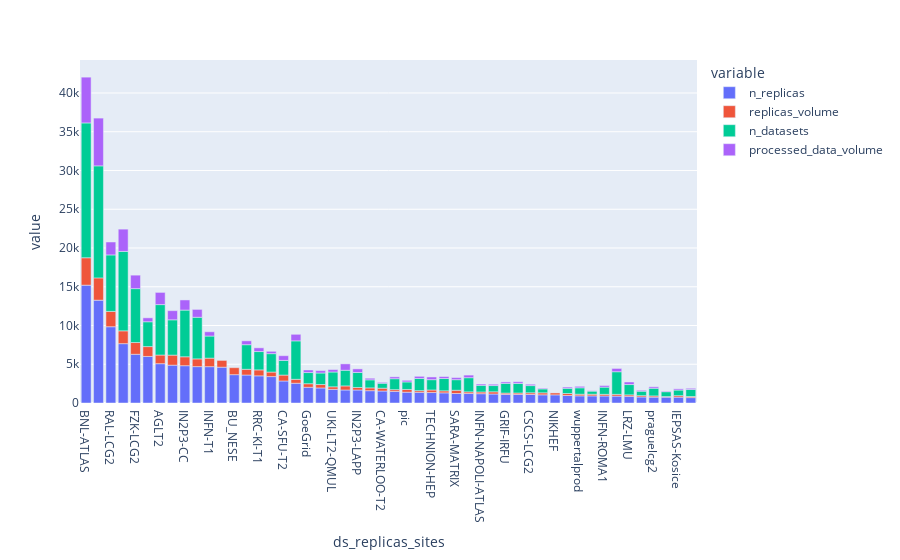

Source (notebook cell):
### Code cell
fig = px.bar(totals_all.head(50), orientation='v')
fig.show()

### Figure 1 — Plotly figure (JSON) as saved in the notebook; plotly's stock layout.template omitted (floating-point values rounded to 4 significant figures)
{"data": [{"alignmentgroup": "True", "hovertemplate": "variable=n_replicas<br>ds_replicas_sites=%{x}<br>value=%{y}<extra></extra>", "legendgroup": "n_replicas", "marker": {"color": "#636efa"}, "name": "n_replicas", "offsetgroup": "n_replicas", "orientation": "v", "showlegend": true, "textposition": "auto", "type": "bar", "x": ["BNL-ATLAS", "CERN-PROD", "RAL-LCG2", "MWT2", "FZK-LCG2", "NDGF-T1", "AGLT2", "TRIUMF-LCG2", "IN2P3-CC", "TOKYO-LCG2", "INFN-T1", "Taiwan-LCG2", "BU_NESE", "SWT2_CPB", "RRC-KI-T1", "DESY-HH", "CA-SFU-T2", "BU_ATLAS_Tier2", "GoeGrid", "RO-07-NIPNE", "UKI-LT2-QMUL", "UKI-NORTHGRID-MAN-HEP", "IN2P3-LAPP", "UKI-NORTHGRID-LANCS-HEP", "CA-WATERLOO-T2", "IFIC-LCG2", "pic", "IN2P3-LPC", "TECHNION-HEP", "IN2P3-CPPM", "SARA-MATRIX", "DESY-ZN", "INFN-NAPOLI-ATLAS", "INFN-FRASCATI", "GRIF-IRFU", "UNI-FREIBURG", "CSCS-LCG2", "Australia-ATLAS", "NIKHEF", "RU-Protvino-IHEP", "wuppertalprod", "CYFRONET-LCG2", "INFN-ROMA1", "UNIBE-LHEP", "LRZ-LMU", "IN2P3-LPSC", "praguelcg2", "MPPMU", "IEPSAS-Kosice", "GRIF-LAL"], "xaxis": "x", "y": [15205, 13267, 9842, 7658, 6286, 6006, 5073, 4883, 4814, 4694, 4687, 4622, 3655, 3610, 3505, 3408, 2841, 2550, 2028, 1941, 1761, 1680, 1679, 1589, 1548, 1495, 1395, 1378, 1351, 1309, 1226, 1223, 1201, 1161, 1110, 1109, 1102, 1056, 1049, 966, 925, 918, 908, 892, 863, 777, 757, 755, 754, 697], "yaxis": "y"}, {"alignmentgroup": "True", "hovertemplate": "variable=replicas_volume<br>ds_replicas_sites=%{x}<br>value=%{y}<extra></extra>", "legendgroup": "replicas_volume", "marker": {"color": "#EF553B"}, "name": "replicas_volume", "offsetgroup": "replicas_volume", "orientation": "v", "showlegend": true, "textposition": "auto", "type": "bar", "x": ["BNL-ATLAS", "CERN-PROD", "RAL-LCG2", "MWT2", "FZK-LCG2", "NDGF-T1", "AGLT2", "TRIUMF-LCG2", "IN2P3-CC", "TOKYO-LCG2", "INFN-T1", "Taiwan-LCG2", "BU_NESE", "SWT2_CPB", "RRC-KI-T1", "DESY-HH", "CA-SFU-T2", "BU_ATLAS_Tier2", "GoeGrid", "RO-07-NIPNE", "UKI-LT2-QMUL", "UKI-NORTHGRID-MAN-HEP", "IN2P3-LAPP", "UKI-NORTHGRID-LANCS-HEP", "CA-WATERLOO-T2", "IFIC-LCG2", "pic", "IN2P3-LPC", "TECHNION-HEP", "IN2P3-CPPM", "SARA-MATRIX", "DESY-ZN", "INFN-NAPOLI-ATLAS", "INFN-FRASCATI", "GRIF-IRFU", "UNI-FREIBURG", "CSCS-LCG2", "Australia-ATLAS", "NIKHEF", "RU-Protvino-IHEP", "wuppertalprod", "CYFRONET-LCG2", "INFN-ROMA1", "UNIBE-LHEP", "LRZ-LMU", "IN2P3-LPSC", "praguelcg2", "MPPMU", "IEPSAS-Kosice", "GRIF-LAL"], "xaxis": "x", "y": [3535.0, 2877.0, 1975.0, 1652.0, 1517.0, 1272.0, 1117.0, 1295.0, 1152.0, 997.6, 1102.0, 871.7, 902.7, 740.1, 769.0, 584.4, 762.7, 508.1, 460.4, 441.6, 328.4, 525.8, 323.4, 360.9, 361.9, 225.6, 354.8, 215.0, 329.7, 260.1, 418.4, 215.0, 222.5, 283.6, 169.7, 181.0, 214.9, 258.7, 247.3, 259.8, 206.8, 214.6, 210.3, 224.0, 188.5, 168.8, 158.4, 74.96, 193.0, 141.5], "yaxis": "y"}, {"alignmentgroup": "True", "hovertemplate": "variable=n_datasets<br>ds_replicas_sites=%{x}<br>value=%{y}<extra></extra>", "legendgroup": "n_datasets", "marker": {"color": "#00cc96"}, "name": "n_datasets", "offsetgroup": "n_datasets", "orientation": "v", "showlegend": true, "textposition": "auto", "type": "bar", "x": ["BNL-ATLAS", "CERN-PROD", "RAL-LCG2", "MWT2", "FZK-LCG2", "NDGF-T1", "AGLT2", "TRIUMF-LCG2", "IN2P3-CC", "TOKYO-LCG2", "INFN-T1", "Taiwan-LCG2", "BU_NESE", "SWT2_CPB", "RRC-KI-T1", "DESY-HH", "CA-SFU-T2", "BU_ATLAS_Tier2", "GoeGrid", "RO-07-NIPNE", "UKI-LT2-QMUL", "UKI-NORTHGRID-MAN-HEP", "IN2P3-LAPP", "UKI-NORTHGRID-LANCS-HEP", "CA-WATERLOO-T2", "IFIC-LCG2", "pic", "IN2P3-LPC", "TECHNION-HEP", "IN2P3-CPPM", "SARA-MATRIX", "DESY-ZN", "INFN-NAPOLI-ATLAS", "INFN-FRASCATI", "GRIF-IRFU", "UNI-FREIBURG", "CSCS-LCG2", "Australia-ATLAS", "NIKHEF", "RU-Protvino-IHEP", "wuppertalprod", "CYFRONET-LCG2", "INFN-ROMA1", "UNIBE-LHEP", "LRZ-LMU", "IN2P3-LPSC", "praguelcg2", "MPPMU", "IEPSAS-Kosice", "GRIF-LAL"], "xaxis": "x", "y": [17398, 14454, 7288, 10249, 6954, 3206, 6506, 4555, 6023, 5370, 2851, null, null, 3172, 2366, 2375, 1893, 4958, 1441, 1488, 1908, 2020, 1934, 1038, 638, 1414, 969, 1571, 1330, 1589, 1365, 1827, 859, 807, 1250, 1231, 930, 507, null, 673, 831, 404, 928, 2919, 1331, 576, 988, 629, 722, 909], "yaxis": "y"}, {"alignmentgroup": "True", "hovertemplate": "variable=processed_data_volume<br>ds_replicas_sites=%{x}<br>value=%{y}<extra></extra>", "legendgroup": "processed_data_volume", "marker": {"color": "#ab63fa"}, "name": "processed_data_volume", "offsetgroup": "processed_data_volume", "orientation": "v", "showlegend": true, "textposition": "auto", "type": "bar", "x": ["BNL-ATLAS", "CERN-PROD", "RAL-LCG2", "MWT2", "FZK-LCG2", "NDGF-T1", "AGLT2", "TRIUMF-LCG2", "IN2P3-CC", "TOKYO-LCG2", "INFN-T1", "Taiwan-LCG2", "BU_NESE", "SWT2_CPB", "RRC-KI-T1", "DESY-HH", "CA-SFU-T2", "BU_ATLAS_Tier2", "GoeGrid", "RO-07-NIPNE", "UKI-LT2-QMUL", "UKI-NORTHGRID-MAN-HEP", "IN2P3-LAPP", "UKI-NORTHGRID-LANCS-HEP", "CA-WATERLOO-T2", "IFIC-LCG2", "pic", "IN2P3-LPC", "TECHNION-HEP", "IN2P3-CPPM", "SARA-MATRIX", "DESY-ZN", "INFN-NAPOLI-ATLAS", "INFN-FRASCATI", "GRIF-IRFU", "UNI-FREIBURG", "CSCS-LCG2", "Australia-ATLAS", "NIKHEF", "RU-Protvino-IHEP", "wuppertalprod", "CYFRONET-LCG2", "INFN-ROMA1", "UNIBE-LHEP", "LRZ-LMU", "IN2P3-LPSC", "praguelcg2", "MPPMU", "IEPSAS-Kosice", "GRIF-LAL"], "xaxis": "x", "y": [5906.0, 6162.0, 1670.0, 2873.0, 1739.0, 506.3, 1573.0, 1182.0, 1308.0, 1014.0, 552.6, null, null, 501.2, 479.8, 301.7, 607.1, 848.9, 331.7, 307.3, 314.9, 825.5, 464.4, 207.8, 118.7, 240.3, 209.4, 278.7, 348.7, 250.5, 270.1, 336.2, 165.6, 169.0, 189.6, 222.8, 172.0, 94.47, null, 160.6, 188.5, 54.87, 212.2, 424.0, 330.1, 120.6, 185.0, 77.73, 157.8, 149.6], "yaxis": "y"}], "layout": {"barmode": "relative", "legend": {"title": {"text": "variable"}, "tracegroupgap": 0}, "margin": {"t": 60}, "xaxis": {"anchor": "y", "domain": [0, 1], "title": {"text": "ds_replicas_sites"}}, "yaxis": {"anchor": "x", "domain": [0, 1], "title": {"text": "value"}}}}
